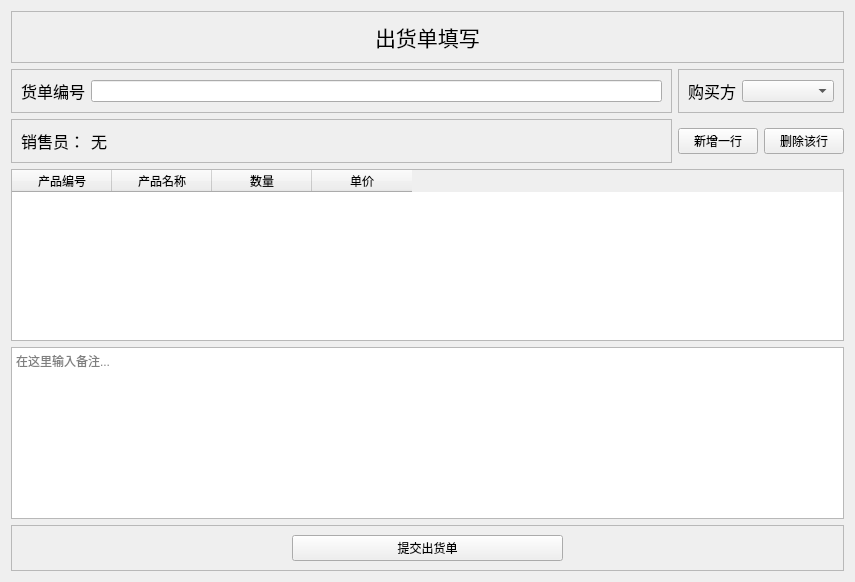
<?xml version="1.0" encoding="UTF-8"?>
<ui version="4.0">
 <class>AddNewoutOrder</class>
 <widget class="QWidget" name="AddNewoutOrder">
  <property name="geometry">
   <rect>
    <x>0</x>
    <y>0</y>
    <width>855</width>
    <height>582</height>
   </rect>
  </property>
  <property name="windowTitle">
   <string>Form</string>
  </property>
  <layout class="QGridLayout" name="gridLayout">
   <item row="1" column="0">
    <widget class="QFrame" name="frame_2">
     <property name="frameShape">
      <enum>QFrame::StyledPanel</enum>
     </property>
     <property name="frameShadow">
      <enum>QFrame::Raised</enum>
     </property>
     <layout class="QHBoxLayout" name="horizontalLayout_2">
      <item>
       <widget class="QLabel" name="label_2">
        <property name="font">
         <font>
          <pointsize>12</pointsize>
         </font>
        </property>
        <property name="text">
         <string>货单编号</string>
        </property>
       </widget>
      </item>
      <item>
       <widget class="QLineEdit" name="lineEditId"/>
      </item>
     </layout>
    </widget>
   </item>
   <item row="1" column="1" colspan="2">
    <widget class="QFrame" name="frame_3">
     <property name="frameShape">
      <enum>QFrame::StyledPanel</enum>
     </property>
     <property name="frameShadow">
      <enum>QFrame::Raised</enum>
     </property>
     <layout class="QHBoxLayout" name="horizontalLayout_3">
      <item>
       <widget class="QLabel" name="label_3">
        <property name="font">
         <font>
          <pointsize>12</pointsize>
         </font>
        </property>
        <property name="text">
         <string>购买方</string>
        </property>
       </widget>
      </item>
      <item>
       <widget class="QComboBox" name="comboBox">
        <property name="sizePolicy">
         <sizepolicy hsizetype="Expanding" vsizetype="Fixed">
          <horstretch>0</horstretch>
          <verstretch>0</verstretch>
         </sizepolicy>
        </property>
       </widget>
      </item>
     </layout>
    </widget>
   </item>
   <item row="2" column="0">
    <widget class="QFrame" name="frame_4">
     <property name="frameShape">
      <enum>QFrame::StyledPanel</enum>
     </property>
     <property name="frameShadow">
      <enum>QFrame::Raised</enum>
     </property>
     <layout class="QHBoxLayout" name="horizontalLayout_4">
      <item>
       <widget class="QLabel" name="label_4">
        <property name="font">
         <font>
          <pointsize>12</pointsize>
         </font>
        </property>
        <property name="text">
         <string>销售员：</string>
        </property>
       </widget>
      </item>
      <item>
       <widget class="QLabel" name="labelCGName">
        <property name="font">
         <font>
          <pointsize>12</pointsize>
         </font>
        </property>
        <property name="text">
         <string>无</string>
        </property>
       </widget>
      </item>
      <item>
       <spacer name="horizontalSpacer_5">
        <property name="orientation">
         <enum>Qt::Horizontal</enum>
        </property>
        <property name="sizeHint" stdset="0">
         <size>
          <width>40</width>
          <height>20</height>
         </size>
        </property>
       </spacer>
      </item>
     </layout>
    </widget>
   </item>
   <item row="2" column="1">
    <widget class="QPushButton" name="btnNewRow">
     <property name="text">
      <string>新增一行</string>
     </property>
    </widget>
   </item>
   <item row="2" column="2">
    <widget class="QPushButton" name="btnDelRow">
     <property name="text">
      <string>删除该行</string>
     </property>
    </widget>
   </item>
   <item row="3" column="0" colspan="3">
    <widget class="QTableWidget" name="tableWidget">
     <property name="editTriggers">
      <set>QAbstractItemView::DoubleClicked</set>
     </property>
     <column>
      <property name="text">
       <string>产品编号</string>
      </property>
     </column>
     <column>
      <property name="text">
       <string>产品名称</string>
      </property>
     </column>
     <column>
      <property name="text">
       <string>数量</string>
      </property>
     </column>
     <column>
      <property name="text">
       <string>单价</string>
      </property>
     </column>
    </widget>
   </item>
   <item row="4" column="0" colspan="3">
    <widget class="QTextBrowser" name="textBrowser">
     <property name="readOnly">
      <bool>false</bool>
     </property>
     <property name="placeholderText">
      <string>在这里输入备注...</string>
     </property>
    </widget>
   </item>
   <item row="0" column="0" colspan="3">
    <widget class="QFrame" name="frame">
     <property name="frameShape">
      <enum>QFrame::StyledPanel</enum>
     </property>
     <property name="frameShadow">
      <enum>QFrame::Raised</enum>
     </property>
     <layout class="QHBoxLayout" name="horizontalLayout">
      <item>
       <spacer name="horizontalSpacer">
        <property name="orientation">
         <enum>Qt::Horizontal</enum>
        </property>
        <property name="sizeHint" stdset="0">
         <size>
          <width>40</width>
          <height>20</height>
         </size>
        </property>
       </spacer>
      </item>
      <item>
       <widget class="QLabel" name="label">
        <property name="sizePolicy">
         <sizepolicy hsizetype="Preferred" vsizetype="Fixed">
          <horstretch>0</horstretch>
          <verstretch>0</verstretch>
         </sizepolicy>
        </property>
        <property name="font">
         <font>
          <pointsize>16</pointsize>
         </font>
        </property>
        <property name="text">
         <string>出货单填写</string>
        </property>
       </widget>
      </item>
      <item>
       <spacer name="horizontalSpacer_2">
        <property name="orientation">
         <enum>Qt::Horizontal</enum>
        </property>
        <property name="sizeHint" stdset="0">
         <size>
          <width>40</width>
          <height>20</height>
         </size>
        </property>
       </spacer>
      </item>
     </layout>
    </widget>
   </item>
   <item row="5" column="0" colspan="3">
    <widget class="QFrame" name="frame_5">
     <property name="frameShape">
      <enum>QFrame::StyledPanel</enum>
     </property>
     <property name="frameShadow">
      <enum>QFrame::Raised</enum>
     </property>
     <layout class="QHBoxLayout" name="horizontalLayout_5">
      <item>
       <spacer name="horizontalSpacer_3">
        <property name="orientation">
         <enum>Qt::Horizontal</enum>
        </property>
        <property name="sizeHint" stdset="0">
         <size>
          <width>40</width>
          <height>20</height>
         </size>
        </property>
       </spacer>
      </item>
      <item>
       <widget class="QPushButton" name="pushButton">
        <property name="sizePolicy">
         <sizepolicy hsizetype="Expanding" vsizetype="Fixed">
          <horstretch>0</horstretch>
          <verstretch>0</verstretch>
         </sizepolicy>
        </property>
        <property name="text">
         <string>提交出货单</string>
        </property>
       </widget>
      </item>
      <item>
       <spacer name="horizontalSpacer_4">
        <property name="orientation">
         <enum>Qt::Horizontal</enum>
        </property>
        <property name="sizeHint" stdset="0">
         <size>
          <width>40</width>
          <height>20</height>
         </size>
        </property>
       </spacer>
      </item>
     </layout>
    </widget>
   </item>
  </layout>
 </widget>
 <resources/>
 <connections/>
</ui>
